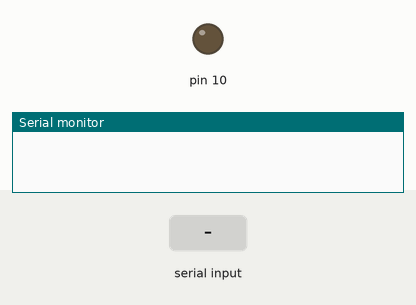
Bench run of a sketch on a simulated Arduino Uno, built with avr-gcc and run on an emulated ATmega328P. Parts: output pins drawn as LEDs (lit = HIGH), the last lines printed to the serial monitor. The inputs (shaded band) are chosen by the test bench.

Above: at 1.2 s.
1.3 s: "full" received over Serial
At 3.5 s:
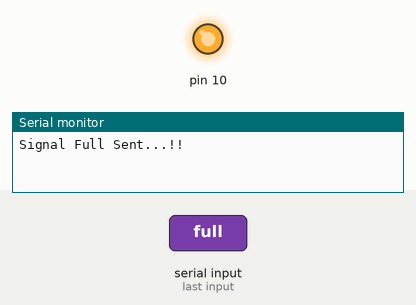
3.8 s: "empty" received over Serial
At 5.6 s:
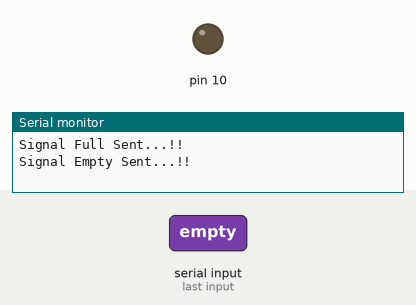
Timing chart, 0 to 7.1 s (numbered marks = the images above; inputs shaded):
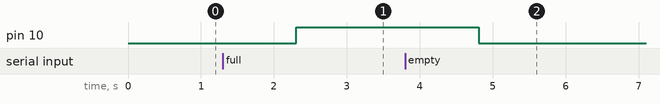

Measured:
- after the input at 1.3 s, pin 10: LOW → HIGH after 1.0 s
- after the input at 3.8 s, pin 10: HIGH → LOW after 1.0 s

The sketch:

arduino_garbage_monitoring_system.ino
```cpp
void setup(){
  pinMode(10, OUTPUT);
  Serial.begin(9600);
}
void loop(){
  while(Serial.available() == 0);

  String garb = Serial.readString();

  if(garb == "full"){
    digitalWrite(10, HIGH);
    Serial.println("Signal Full Sent...!!");
  }
  else if(garb == "empty"){
    digitalWrite(10, LOW);
    Serial.println("Signal Empty Sent...!!");
  }
  else{
    Serial.println("INVALID COMMAND");
  }

}
```
